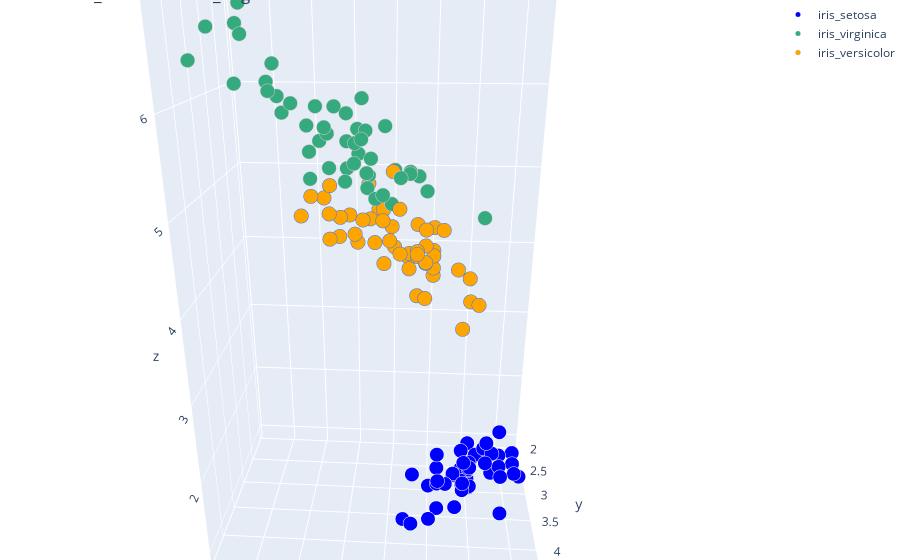

Source (notebook cell):
### Markdown cell above
### Data visualisation

### Code cell
# import data again
data = pd.read_csv("Iris.csv")
# data of iris setosa
iris_setosa = data[data.Species == "Iris-setosa"]
# # data of iris virginica
iris_virginica = data[data.Species == "Iris-virginica"]
# data of iris versicolor
iris_versicolor = data[data.Species == 'Iris-versicolor']



# trace1 =  iris setosa
trace1 = go.Scatter3d(
    x=iris_setosa.SepalLengthCm,
    y=iris_setosa.SepalWidthCm,
    z=iris_setosa.PetalLengthCm,
    mode='markers',
    name = "iris_setosa",
    marker=dict(
        color='rgb(0, 0, 255)',
        size=5,
        line=dict(
            color='rgb(255, 255, 255)',
            width=0.1
        )
    )
)
# trace2 =  iris virginica
trace2 = go.Scatter3d(
    x=iris_virginica.SepalLengthCm,
    y=iris_virginica.SepalWidthCm,
    z=iris_virginica.PetalLengthCm,
    mode='markers',
    name = "iris_virginica",
    marker=dict(
        color='rgb(54, 170, 127)',
        size=5,
        line=dict(
            color='rgb(204, 204, 204)',
            width=0.1
        )
    )
)

# trace3 =  iris versicolor
trace3 = go.Scatter3d(
    x=iris_versicolor.SepalLengthCm,
    y=iris_versicolor.SepalWidthCm,
    z=iris_versicolor.PetalLengthCm,
    mode='markers',
    name = "iris_versicolor",
    marker=dict(
        color='rgb(255, 165, 0)',
        size=5,
        line=dict(
            color='rgb(54, 117, 244)',
            width=0.1
        )
    )
)

data = [trace1, trace2, trace3]
layout = go.Layout(
    title = ' 3D iris_setosa and iris_virginica',
    margin=dict(
        l=0,
        r=0,
        b=0,
        t=0
    )
)
fig = go.Figure(data=data, layout=layout)
iplot(fig)

### Figure 1 — Plotly figure (JSON) as saved in the notebook; plotly's stock layout.template omitted (floating-point values rounded to 4 significant figures)
{"data": [{"marker": {"color": "rgb(0, 0, 255)", "line": {"color": "rgb(255, 255, 255)", "width": 0.1}, "size": 5}, "mode": "markers", "name": "iris_setosa", "type": "scatter3d", "x": [5.1, 4.9, 4.7, 4.6, 5, 5.4, 4.6, 5, 4.4, 4.9, 5.4, 4.8, 4.8, 4.3, 5.8, 5.7, 5.4, 5.1, 5.7, 5.1, 5.4, 5.1, 4.6, 5.1, 4.8, 5, 5, 5.2, 5.2, 4.7, 4.8, 5.4, 5.2, 5.5, 4.9, 5, 5.5, 4.9, 4.4, 5.1, 5, 4.5, 4.4, 5, 5.1, 4.8, 5.1, 4.6, 5.3, 5], "y": [3.5, 3, 3.2, 3.1, 3.6, 3.9, 3.4, 3.4, 2.9, 3.1, 3.7, 3.4, 3, 3, 4, 4.4, 3.9, 3.5, 3.8, 3.8, 3.4, 3.7, 3.6, 3.3, 3.4, 3, 3.4, 3.5, 3.4, 3.2, 3.1, 3.4, 4.1, 4.2, 3.1, 3.2, 3.5, 3.1, 3, 3.4, 3.5, 2.3, 3.2, 3.5, 3.8, 3, 3.8, 3.2, 3.7, 3.3], "z": [1.4, 1.4, 1.3, 1.5, 1.4, 1.7, 1.4, 1.5, 1.4, 1.5, 1.5, 1.6, 1.4, 1.1, 1.2, 1.5, 1.3, 1.4, 1.7, 1.5, 1.7, 1.5, 1, 1.7, 1.9, 1.6, 1.6, 1.5, 1.4, 1.6, 1.6, 1.5, 1.5, 1.4, 1.5, 1.2, 1.3, 1.5, 1.3, 1.5, 1.3, 1.3, 1.3, 1.6, 1.9, 1.4, 1.6, 1.4, 1.5, 1.4]}, {"marker": {"color": "rgb(54, 170, 127)", "line": {"color": "rgb(204, 204, 204)", "width": 0.1}, "size": 5}, "mode": "markers", "name": "iris_virginica", "type": "scatter3d", "x": [6.3, 5.8, 7.1, 6.3, 6.5, 7.6, 4.9, 7.3, 6.7, 7.2, 6.5, 6.4, 6.8, 5.7, 5.8, 6.4, 6.5, 7.7, 7.7, 6, 6.9, 5.6, 7.7, 6.3, 6.7, 7.2, 6.2, 6.1, 6.4, 7.2, 7.4, 7.9, 6.4, 6.3, 6.1, 7.7, 6.3, 6.4, 6, 6.9, 6.7, 6.9, 5.8, 6.8, 6.7, 6.7, 6.3, 6.5, 6.2, 5.9], "y": [3.3, 2.7, 3, 2.9, 3, 3, 2.5, 2.9, 2.5, 3.6, 3.2, 2.7, 3, 2.5, 2.8, 3.2, 3, 3.8, 2.6, 2.2, 3.2, 2.8, 2.8, 2.7, 3.3, 3.2, 2.8, 3, 2.8, 3, 2.8, 3.8, 2.8, 2.8, 2.6, 3, 3.4, 3.1, 3, 3.1, 3.1, 3.1, 2.7, 3.2, 3.3, 3, 2.5, 3, 3.4, 3], "z": [6, 5.1, 5.9, 5.6, 5.8, 6.6, 4.5, 6.3, 5.8, 6.1, 5.1, 5.3, 5.5, 5, 5.1, 5.3, 5.5, 6.7, 6.9, 5, 5.7, 4.9, 6.7, 4.9, 5.7, 6, 4.8, 4.9, 5.6, 5.8, 6.1, 6.4, 5.6, 5.1, 5.6, 6.1, 5.6, 5.5, 4.8, 5.4, 5.6, 5.1, 5.1, 5.9, 5.7, 5.2, 5, 5.2, 5.4, 5.1]}, {"marker": {"color": "rgb(255, 165, 0)", "line": {"color": "rgb(54, 117, 244)", "width": 0.1}, "size": 5}, "mode": "markers", "name": "iris_versicolor", "type": "scatter3d", "x": [7, 6.4, 6.9, 5.5, 6.5, 5.7, 6.3, 4.9, 6.6, 5.2, 5, 5.9, 6, 6.1, 5.6, 6.7, 5.6, 5.8, 6.2, 5.6, 5.9, 6.1, 6.3, 6.1, 6.4, 6.6, 6.8, 6.7, 6, 5.7, 5.5, 5.5, 5.8, 6, 5.4, 6, 6.7, 6.3, 5.6, 5.5, 5.5, 6.1, 5.8, 5, 5.6, 5.7, 5.7, 6.2, 5.1, 5.7], "y": [3.2, 3.2, 3.1, 2.3, 2.8, 2.8, 3.3, 2.4, 2.9, 2.7, 2, 3, 2.2, 2.9, 2.9, 3.1, 3, 2.7, 2.2, 2.5, 3.2, 2.8, 2.5, 2.8, 2.9, 3, 2.8, 3, 2.9, 2.6, 2.4, 2.4, 2.7, 2.7, 3, 3.4, 3.1, 2.3, 3, 2.5, 2.6, 3, 2.6, 2.3, 2.7, 3, 2.9, 2.9, 2.5, 2.8], "z": [4.7, 4.5, 4.9, 4, 4.6, 4.5, 4.7, 3.3, 4.6, 3.9, 3.5, 4.2, 4, 4.7, 3.6, 4.4, 4.5, 4.1, 4.5, 3.9, 4.8, 4, 4.9, 4.7, 4.3, 4.4, 4.8, 5, 4.5, 3.5, 3.8, 3.7, 3.9, 5.1, 4.5, 4.5, 4.7, 4.4, 4.1, 4, 4.4, 4.6, 4, 3.3, 4.2, 4.2, 4.2, 4.3, 3, 4.1]}], "layout": {"autosize": true, "margin": {"b": 0, "l": 0, "r": 0, "t": 0}, "scene": {"aspectmode": "auto", "aspectratio": {"x": 0.9709, "y": 0.6473, "z": 1.591}, "camera": {"center": {"x": 0, "y": 0, "z": 0}, "eye": {"x": -0.1194, "y": 1.818, "z": 0.7577}, "projection": {"type": "perspective"}, "up": {"x": 0, "y": 0, "z": 1}}}, "title": {"text": " 3D iris_setosa and iris_virginica"}}}
